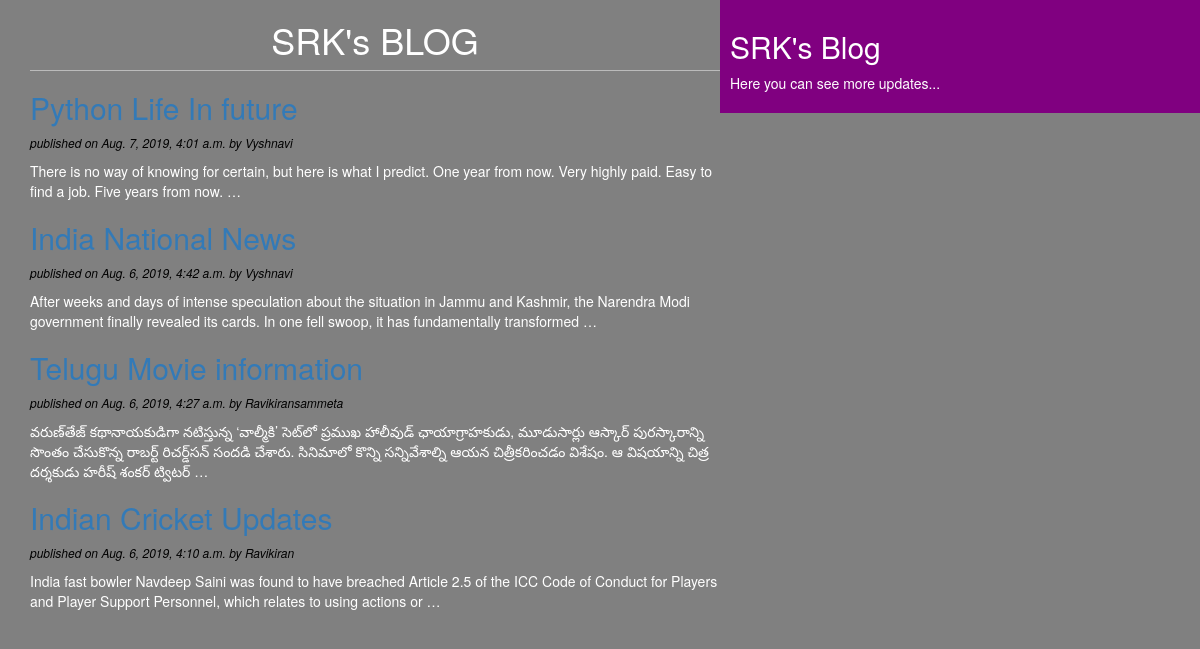
The page / on the database its author committed.
### blog/models.py (models this page shows, shortened)
class post(models.Model):
    STATUS_CHOICES=(('draft','Draft'),('published','Published'))
    title=models.CharField(max_length=256)
    slug=models.SlugField(max_length=264,unique_for_date='publish')
    author=models.ForeignKey(User,related_name='blog_posts')
    body=models.TextField()
    publish=models.DateTimeField(default=timezone.now)
    created=models.DateTimeField(auto_now_add=True)
    updated=models.DateTimeField(auto_now=True)
    status=models.CharField(max_length=10,choices=STATUS_CHOICES,default='draft')
    class Meta:
        ordering=('-publish',)
    def get_absolute_url(self):
        return reverse('post_detail',args=[self.publish.year,self.publish.strftime('%m'),self.publish.strftime('%d'),self.slug])

### blog/views.py (the view)
# urls.py: url(r'^$',views.post_list_view),
def post_list_view(request):
    post_list=post.objects.all()
    return render(request,'blog/post_list.html',{'post_list':post_list})

### templates/blog/post_list.html (shortened to what this page needs)
{%extends 'blog/base.html'%}
  {%block content%}
    <h1>SRK's BLOG</h1>
    {%for post in post_list%}
      <a href="{{post.get_absolute_url}}"><h2>{{post.title}}</h2></a>
      <p id='date'>published on {{post.publish}} by {{post.author|title}}</p>
      {{post.body|truncatewords:30|linebreaks}}
      {%endfor%}
    {%endblock%}

### templates/blog/base.html (shortened to what this page needs)
<!DOCTYPE html>
{%load staticfiles%}
<html lang="en" dir="ltr">
  <head>
<link rel="stylesheet" href="https://maxcdn.bootstrapcdn.com/bootstrap/3.3.7/css/bootstrap.min.css">
    <link rel="stylesheet" href="{% static "css/blogg.css"%}">
  </head>
  <body>
    <div class="content">
      {%block content%}{%endblock%}
    </div>
    <div class="sidebar">
    <h2>SRK's Blog</h2>
    <p>Here you can see more updates...</p>
  </div>
  </body>
</html>

### static/css/blogg.css (style rules this page uses)
.content { width:60%; float:left; padding:0 0 0 30px; background:gray; height: 100%; }
.sidebar { width:40%; float:right; padding: 10px; background:purple; height:100%; }
h1 { text-align: center; border-bottom: 1px solid #bbb; padding-bottom:10px; }
body { color:white; background:grey; }
#date { color: black; font-size:12px; font-style: italic; }

### rows shown on the page
post: title "Python Life In future", publish "Aug. 7, 2019, 4:01 a.m.", author "Vyshnavi", body "There is no way of knowing for certain, but here is what I predict. One year from now. Very highly paid. Easy to find a job. Five years from now. …"
post: title "India National News", publish "Aug. 6, 2019, 4:42 a.m.", author "Vyshnavi", body "After weeks and days of intense speculation about the situation in Jammu and Kashmir, the Narendra Modi government finally revealed its cards. In one fell swoop, it has fundamentally transformed …"
post: title "Telugu Movie information", publish "Aug. 6, 2019, 4:27 a.m.", author "Ravikiransammeta", body "వరుణ్‌తేజ్‌ కథానాయకుడిగా నటిస్తున్న ‘వాల్మీకి’ సెట్‌లో ప్రముఖ హాలీవుడ్‌ ఛాయాగ్రాహకుడు, మూడుసార్లు ఆస్కార్‌ పురస్కారాన్ని సొంతం చేసుకొన్న రాబర్ట్‌ రిచర్డ్‌సన్‌ సందడి చేశారు. సినిమాలో కొన్ని సన్నివేశాల్ని ఆయన చిత్రీకరించడం విశేషం. ఆ విషయాన్ని చిత్ర దర్శకుడు హరీష్‌ శంకర్‌ ట్విటర్‌ …"
post: title "Indian Cricket Updates", publish "Aug. 6, 2019, 4:10 a.m.", author "Ravikiran", body "India fast bowler Navdeep Saini was found to have breached Article 2.5 of the ICC Code of Conduct for Players and Player Support Personnel, which relates to using actions or …"
